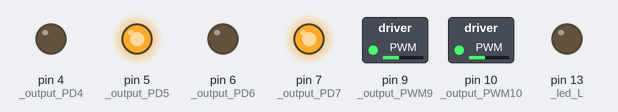
The sketch below on a simulated Arduino Uno, built with avr-gcc and run on an emulated ATmega328P. Parts: switched loads named in the sketch (green lamp = pin HIGH), output pins drawn as LEDs (lit = HIGH).

Above: at 0.05 s.
At 2.45 s:
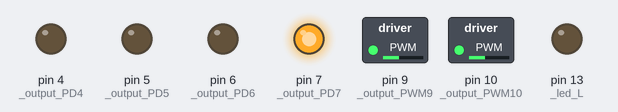
At 5.05 s:
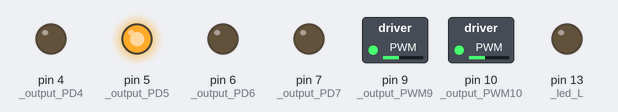
At 7.25 s:
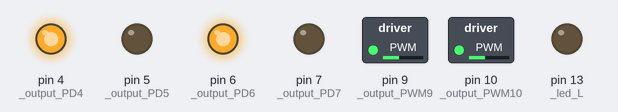
At 9.45 s:
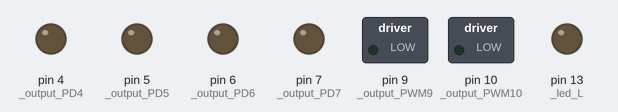
Timing chart, 0 to 12.4 s (numbered marks = the images above):
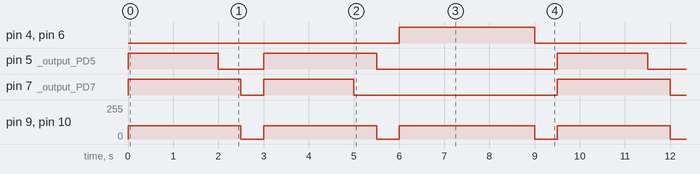

Measured:
- by itself, pin 4 (_output_PD4), pin 6 (_output_PD6): alternates HIGH for 3.0 s and LOW for 6.5 s
- by itself, pin 5 (_output_PD5): repeats every 9.5 s: LOW 1.0 s, HIGH 2.5 s, LOW 4.0 s, HIGH 2.0 s
- by itself, pin 7 (_output_PD7): repeats every 9.5 s: LOW 0.50 s, HIGH 2.0 s, LOW 4.5 s, HIGH 2.5 s
- by itself, pin 9 (_output_PWM9), pin 10 (_output_PWM10): repeats every 9.5 s: 0/255 0.50 s, 100/255 2.5 s, 0/255 0.50 s, 100/255 3.0 s, 0/255 0.50 s, 100/255 2.5 s

The sketch:

masinawro.ino
```cpp
int _output_PD5 = 5;
int _output_PD4 = 4;
int _output_PD7 = 7;
int _output_PD6 = 6;
int _output_PWM10 = 10;
int _output_PWM9 = 9;
int _led_L = 13;

void setup() {
    pinMode(_output_PD5, OUTPUT);
    pinMode(_output_PD4, OUTPUT);
    pinMode(_output_PD7, OUTPUT);
    pinMode(_output_PD6, OUTPUT);
    pinMode(_output_PWM10, OUTPUT);
    pinMode(_output_PWM9, OUTPUT);
    pinMode(_led_L, OUTPUT);
}

void inainte() {
    digitalWrite(_output_PD4, LOW);  // Motorul 1 înainte
    digitalWrite(_output_PD5, HIGH);
    digitalWrite(_output_PD6, LOW);  // Motorul 2 înainte
    digitalWrite(_output_PD7, HIGH);
    analogWrite(_output_PWM9, 100);  // Viteză motor
    analogWrite(_output_PWM10, 100);
}

void stanga() {
    digitalWrite(_output_PD4, LOW);   // Motorul 1 oprire
    digitalWrite(_output_PD5, LOW);
    digitalWrite(_output_PD6, LOW);   // Motorul 2 înainte
    digitalWrite(_output_PD7, HIGH);
    analogWrite(_output_PWM9, 100);   // Viteză motor
    analogWrite(_output_PWM10, 100);
    delay(500);  // Țineți-l stânga pentru 0.5 secunde
}

void dreapta() {
    digitalWrite(_output_PD4, LOW);   // Motorul 1 înainte
    digitalWrite(_output_PD5, HIGH);
    digitalWrite(_output_PD6, LOW);   // Motorul 2 oprire
    digitalWrite(_output_PD7, LOW);
    analogWrite(_output_PWM9, 100);   // Viteză motor
    analogWrite(_output_PWM10, 100);
    delay(500);  // Țineți-l dreapta pentru 0.5 secunde
}

void inapoi() {
    digitalWrite(_output_PD4, HIGH);  // Motorul 1 înapoi
    digitalWrite(_output_PD5, LOW);
    digitalWrite(_output_PD6, HIGH);  // Motorul 2 înapoi
    digitalWrite(_output_PD7, LOW);
    analogWrite(_output_PWM9, 100);  // Viteză motor
    analogWrite(_output_PWM10, 100);
    delay(1000);  // Mergi înapoi pentru 1 secundă
}

void stop() {
    digitalWrite(_output_PD4, LOW);   // Oprește motorul 1
    digitalWrite(_output_PD5, LOW);
    digitalWrite(_output_PD6, LOW);   // Oprește motorul 2
    digitalWrite(_output_PD7, LOW);
    analogWrite(_output_PWM9, 0);     // Oprește ambele motoare
    analogWrite(_output_PWM10, 0);
    delay(500);  // Așteaptă o scurtă pauză
}

void loop() {
    inainte();   // Mergi înainte
    delay(2000); // Așteaptă 1 secundă
    stanga();
    // Virează la stânga
    stop();      // Oprește-te
    inainte();   // Mergi înainte
    delay(2000); // Așteaptă 1 secundă
    dreapta();   // Virează la dreapta
    stop();      // Oprește-te
    inapoi();
    delay(2000);// Mergi înapoi
    stop();      // Oprește-te
}
```
